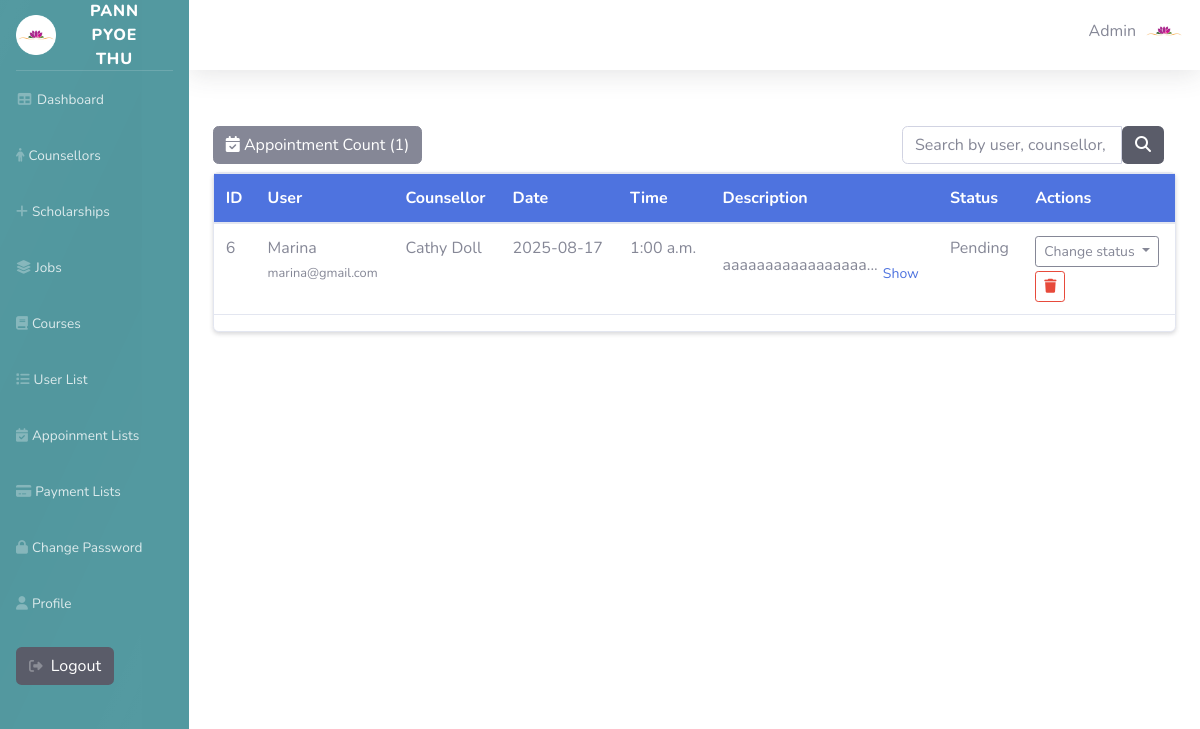
The page /Admin/Appointment_lists/appoinment.php (signed in) on the database as committed earlier.
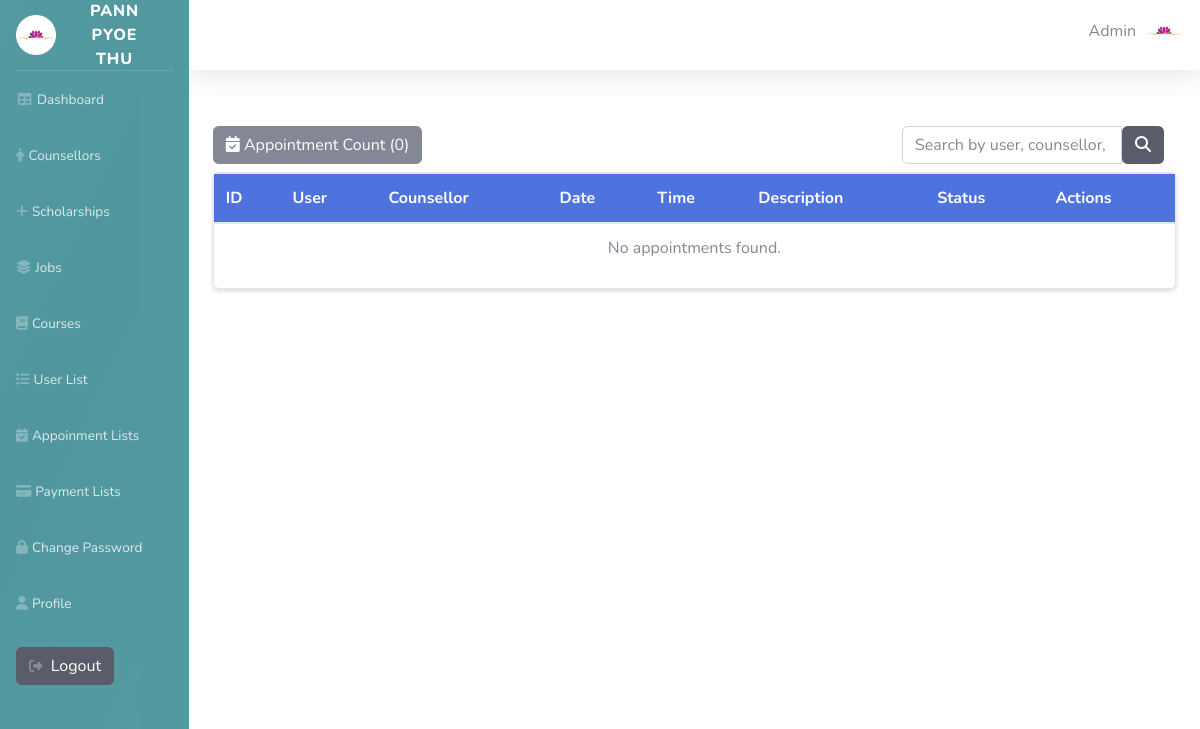
The same page on the database as committed later.
### tables this page shows
CREATE TABLE `user_tbl` (
  `user_id` int(11) NOT NULL,
  `course_id` int(11) DEFAULT NULL,
  `job_id` int(11) DEFAULT NULL,
  `user_name` varchar(50) DEFAULT NULL,
  `email` varchar(30) NOT NULL,
  `password_hash` varchar(100) NOT NULL,
  `role` varchar(15) NOT NULL DEFAULT 'user',
  `phone` varchar(20) DEFAULT NULL,
  `profile_path` varchar(255) DEFAULT NULL
);

CREATE TABLE `appointment_tbl` (
  `appointment_id` int(11) NOT NULL,
  `user_id` int(11) NOT NULL,
  `counsellor_id` int(11) NOT NULL,
  `appointment_date` date DEFAULT NULL,
  `appointment_time` time DEFAULT NULL,
  `description` text DEFAULT NULL,
  `appointment_status` enum('Pending','Confirmed','Cancelled','Completed') NOT NULL DEFAULT 'Pending'
);

CREATE TABLE `counsellor_tbl` (
  `counsellor_id` int(11) NOT NULL,
  `counsellor_name` varchar(50) NOT NULL,
  `specialization` varchar(255) DEFAULT NULL,
  `degree` varchar(20) DEFAULT NULL,
  `email` varchar(30) NOT NULL,
  `phone` varchar(20) DEFAULT NULL,
  `experiences` varchar(500) DEFAULT NULL,
  `image_url` varchar(255) DEFAULT NULL
);

### Admin/Appointment_lists/appoinment.php (the view, shortened to what this page needs)
<?php
require '../database/db_connection.php';
if (!function_exists('format_ampm_time')) {
  function format_ampm_time($timeRaw, $dotStyle = 'dots') {
    $time = trim((string)$timeRaw);
    $t = preg_replace('/\.(?=[ap]m)/i', '', $time);
    $t = preg_replace('/[,]+/', ' ', $t);
    $t = preg_replace('/\s+/', ' ', $t);
    $t = strtolower($t);
    $t = preg_replace('/([0-9])([ap]m)$/', '$1 $2', $t);
    $t = preg_replace('/^\d{3,4}$/', '$0', $t);
    $ts = strtotime($t);
    $out = date('g:i a', $ts);
    if ($dotStyle === 'dots') $out = str_replace(['am','pm'], ['a.m.','p.m.'], $out);
    elseif ($dotStyle === 'nodots') $out = str_replace(['am','pm'], ['a.m','p.m'], $out);
    return $out;
  }
}
$limit = 4;
$page  = isset($_GET['page']) ? max(1, (int)$_GET['page']) : 1;
$offset = ($page - 1) * $limit;
$q = trim((string)($_GET['q'] ?? ''));
$hasSearch = $q !== '';
$like = "%$q%";
if ($hasSearch) {
    $countSql = "
      SELECT COUNT(*) FROM Appointment_tbl a
      JOIN User_tbl u ON a.user_id = u.user_id
      JOIN Counsellor_tbl c ON a.counsellor_id = c.counsellor_id
      WHERE u.user_name LIKE ? OR u.email LIKE ? OR c.counsellor_name LIKE ? OR a.appointment_date LIKE ?
    ";
    $countStmt = $conn->prepare($countSql);
    $countStmt->bind_param('ssss', $like, $like, $like, $like);
} else {
    $countSql = "
      SELECT COUNT(*) FROM Appointment_tbl a
      JOIN User_tbl u ON a.user_id = u.user_id
      JOIN Counsellor_tbl c ON a.counsellor_id = c.counsellor_id
    ";
    $countStmt = $conn->prepare($countSql);
}
$countStmt->execute();
$countStmt->bind_result($total);
if ($hasSearch) {
    $sql = "
      SELECT a.*, u.user_name, u.email as user_email, c.counsellor_name
      FROM Appointment_tbl a
      JOIN User_tbl u ON a.user_id = u.user_id
      JOIN Counsellor_tbl c ON a.counsellor_id = c.counsellor_id
      WHERE u.user_name LIKE ? OR u.email LIKE ? OR c.counsellor_name LIKE ? OR a.appointment_date LIKE ?
      ORDER BY a.appointment_date DESC, a.appointment_time DESC
      LIMIT ? OFFSET ?
    ";
    $stmt = $conn->prepare($sql);
    $stmt->bind_param('ssssii', $like, $like, $like, $like, $limit, $offset);
} else {
    $sql = "
      SELECT a.*, u.user_name, u.email as user_email, c.counsellor_name
      FROM Appointment_tbl a
      JOIN User_tbl u ON a.user_id = u.user_id
      JOIN Counsellor_tbl c ON a.counsellor_id = c.counsellor_id
      ORDER BY a.appointment_date DESC, a.appointment_time DESC
      LIMIT ? OFFSET ?
    ";
    $stmt = $conn->prepare($sql);
    $stmt->bind_param('ii', $limit, $offset);
}
$stmt->execute();
$res = $stmt->get_result();
?>
                <div class="container py-4">
                    <div class=" d-flex justify-content-between my-2 align-items-center">
                        <div class="">
                         <button class="btn btn-secondary"><i class="fa-solid fa-calendar-check"></i> Appointment Count (<?= (int)$total ?>)</button>
                        </div>
                        <div class="col-auto" style="max-width:360px;">
                            <form method="get">
                            <div class="input-group">
                                <input type="text" name="q" class="form-control" placeholder="Search by user, counsellor, date..." value="<?= htmlspecialchars($_GET['q'] ?? '') ?>">
                                <button class="btn bg-dark text-white" type="submit"><i class="fa-solid fa-magnifying-glass"></i></button>
                            </div>
                            </form>
                        </div>
                    </div>
                         <div class="card shadow-sm">
        <div class="card-body p-0">
          <div class="table-responsive">
                            <table class="table table-hover ">
                                <thead class="bg-primary text-white">
                                            <tr>
                                            <th>ID</th>
                                            <th>User</th>
                                            <th>Counsellor</th>
                                            <th>Date</th>
                                            <th>Time</th>
                                            <th>Description</th>
                                            <th>Status</th>
                                            <th>Actions</th>
                                            </tr>
                                </thead>
                                <tbody>
</div>
<?php if ($res->num_rows === 0): ?>
  <tr><td colspan="8" class="text-center">No appointments found.</td></tr>
<?php else: ?>
  <?php while ($row = $res->fetch_assoc()):
        $id = (int)$row['appointment_id'];
  ?>
    <tr class="main-row">
      <td><?= $id ?></td>
      <td>
        <?= htmlspecialchars($row['user_name']) ?><br>
        <small class="text-muted"><?= htmlspecialchars($row['user_email']) ?></small>
      </td>
      <td><?= htmlspecialchars($row['counsellor_name']) ?></td>
      <td><?= htmlspecialchars($row['appointment_date']) ?></td>
      <td><?= format_ampm_time($row['appointment_time']) ?></td>
       <td style="vertical-align: middle;">
  <?php
    $fullDesc = trim((string)($row['description'] ?? ''));
    $threshold = 20;
    $needsToggle = mb_strwidth($fullDesc) > $threshold;
    $previewText = htmlspecialchars(mb_strimwidth($fullDesc, 0, $threshold, '...'));
  ?>
  <div class="d-inline-block text-truncate" style="max-width:260px; white-space:nowrap; overflow:hidden; text-overflow:ellipsis;">
    <?= $previewText ?>
  </div>
  <?php if ($needsToggle): ?>
    <a class="btn btn-sm btn-link p-0 ms-2 desc-toggle"
       data-bs-toggle="collapse"
       href="#desc-<?= $id ?>"
       role="button"
       aria-expanded="false"
       aria-controls="desc-<?= $id ?>">
    </a>
  <?php endif; ?>
</td>
      <td><?= htmlspecialchars($row['appointment_status']) ?></td>
      <td>
  <div class="dropdown">
    <button class="btn btn-sm btn-outline-secondary dropdown-toggle" type="button"
            id="statusDropdown<?= $id ?>" data-bs-toggle="dropdown" aria-expanded="false">
      Change status
    </button>
  </div>
  <button class="btn btn-sm btn-outline-danger mt-1" onclick="deleteAppointment(<?= $id ?>)">
    <i class="fa-solid fa-trash"></i>
  </button>
</td>
    </tr>
  <?php endwhile; ?>
<?php endif; ?>
  </div>
            </div>
</div>
<?php
$content = ob_get_clean();
require '../layouts/master.php';
?>

### Admin/layouts/master.php (shortened to what this page needs)
<?php
require '../database/db_connection.php';
$user_id = $_SESSION['user_id'] ?? null;
if ($user_id) {
    $stmt = $conn->prepare("SELECT * FROM user_tbl WHERE user_id = ?");
    $stmt->bind_param("i", $user_id);
    $stmt->execute();
    $result = $stmt->get_result();
    $user = $result->fetch_assoc();
} else {
    $user = null;
}
?>
<!DOCTYPE html>
<html lang="en">
<head>
    <link rel="stylesheet" href="https://cdnjs.cloudflare.com/ajax/libs/font-awesome/6.5.2/css/all.min.css"
 />
    <link href="../css/sb-admin-2.min.css" rel="stylesheet">
</head>
<body id="page-top">
    <div id="wrapper">
        <ul style="background-color: rgb(83, 153, 160);" class="navbar-nav sidebar sidebar-dark accordion" id="accordionSidebar">
            <a class="sidebar-brand d-flex align-items-center justify-content-center" href="index.html">
                <div class="sidebar-brand-icon ">
                     <img src="../../HomePimg/Logo.ico" style="width: 40px" alt="">
                </div>
                <div class="sidebar-brand-text mx-3">Pann Pyoe Thu</div>
            </a>
            <hr class="sidebar-divider my-0">
            <li class="nav-item">
                <a class="nav-link" href="../dashboard/main.php"><i class="fas fa-fw fa-table"></i><span>Dashboard </span></a>
            </li>
            <li class="nav-item">
                <a class="nav-link" href="../Counsellor/list.php"><i class="fa-solid fa-person"></i><span>Counsellors </span></a>
            </li>
            <li class="nav-item">
                <a class="nav-link" href="../Scholarships/list.php"><i class="fa-solid fa-plus"></i></i><span>Scholarships </span></a>
            </li>
            <li class="nav-item">
                <a class="nav-link" href="../Jobs/list.php"><i class="fa-solid fa-layer-group"></i><span>Jobs</span></a>
            </li>
            <li class="nav-item">
                <a class="nav-link" href="../Courses/list.php"><i class="fa-solid fa-book"></i><span>Courses </span></a>
            </li>
            <li class="nav-item">
                <a class="nav-link" href="../Users/userlist.php"><i class="fa-solid fa-list"></i><span>User List</span></a>
            </li>
            <li class="nav-item">
                <a class="nav-link" href="../Appointment_lists/appoinment.php"><i class="fa-solid fa-calendar-check"></i><span>Appoinment Lists </span></a>
            </li>
                      <li class="nav-item">
                <a class="nav-link" href="../Payment/list.php"><i class="fa-solid fa-credit-card"></i><span>Payment Lists </span></a>
            </li>
            <li class="nav-item">
                <a class="nav-link" href="../changepassword/changepassword.php"><i class="fa-solid fa-lock"></i></i></i><span>Change Password </span></a>
            </li>
            <li class="nav-item">
                <a class="nav-link" href="../changepassword/profile.php"><i class="fa-solid fa-user"></i><span>Profile </span></a>
            </li>
            <li class="nav-item">
                <form action="../logout.php" method="post">
                    <span class="nav-link">
                        <button type="submit" class="btn bg-dark text-white"><i
                                class="fa-solid fa-right-from-bracket"></i> Logout</button>
                    </span>
                </form>
            </li>
        </ul>
        <div id="content-wrapper" class="d-flex flex-column">
            <div id="content" style="background-color: white">
                <nav class="navbar navbar-expand navbar-light bg-white topbar mb-4 static-top shadow">
                    <ul class="navbar-nav ml-auto">
                       <?php if (!empty($user) && is_array($user)): ?>
                            <p class="mt-2 mr-2" ><?php echo htmlspecialchars($user['user_name']); ?></p>
                        <?php else: ?>
                            <p class="mt-2 mr-2">Guest</p>
                        <?php endif; ?>
                     <?php if ($user['profile_path']): ?>
                        <img src="../../<?php echo htmlspecialchars($user['profile_path']) ?>" alt="Profile"  style="width:40px; height:40px; object-fit:cover;" class="rounded-circle">
                        <?php else: ?>
                        <img src="../uploads/1000_F_64675209_7ve2XQANuzuHjMZXP3aIYIpsDKEbF5dD.jpg" alt="Profile"  style="width:40px; height:40px; object-fit:cover;" class="rounded-circle">
                        <?php endif; ?>
                    </ul>
                </nav>
                    <?= $content ?>
</body>
</html>

### Admin/layouts/master.php (style rules this page uses)
#accordionSidebar { position: relative; overflow: hidden; -webkit-font-smoothing: antialiased; }
#accordionSidebar::before { content: ""; position: absolute; inset: 0; pointer-events: none; background: linear-gradient(115deg, rgba(255,255,255,0.02) 0%, rgba(255,255,255,0.00) 20%, rgba(0,0,0,0.02) 50%, rgba(255,255,255,0.00) 80%, rgba(255,255,255,0.02) 100%); transform: translateX(-25%); mix-blend-mode: overlay; animation: sidebar-sheen 8s linear infinite; transition: opacity .3s ease; }
#accordionSidebar .nav-link { position: relative; overflow: hidden; transition: transform .18s ease, box-shadow .18s ease, background-color .18s ease; border-radius: 6px; }
#accordionSidebar .nav-link::after { content: ""; position: absolute; left: -10%; top: 0; height: 100%; width: 0%; pointer-events: none; background: linear-gradient(90deg, rgba(255,255,255,0.06) 0%, rgba(255,255,255,0.02) 40%, rgba(255,255,255,0.01) 60%, rgba(255,255,255,0.04) 100%); transition: width .36s cubic-bezier(.2,.9,.2,1), left .36s cubic-bezier(.2,.9,.2,1); mix-blend-mode: screen; }
#accordionSidebar .nav-item i { transition: color .25s ease, text-shadow .25s ease, transform .25s ease; }
.topbar { position: relative; overflow: hidden; }
.topbar::before { content: ""; position: absolute; inset: 0; pointer-events: none; background: linear-gradient(90deg, rgba(0,0,0,0.02), rgba(255,255,255,0.03), rgba(0,0,0,0.02)); transform: translateX(-15%); mix-blend-mode: overlay; animation: topbar-sheen 12s linear infinite; }

Rows that differ between the two databases and show on the page:
removed appointment_tbl: appointment_id "6", user.user_name "Marina", user.email "marina@gmail.com", counsellor.counsellor_name "Cathy Doll", appointment_date "2025-08-17", appointment_time "1:00 a.m.", description "aaaaaaaaaaaaaaaaa...", appointment_status "Pending"
Other text that changed with them:
$total: "1" → "0"
text now shown: "No appointments found."
